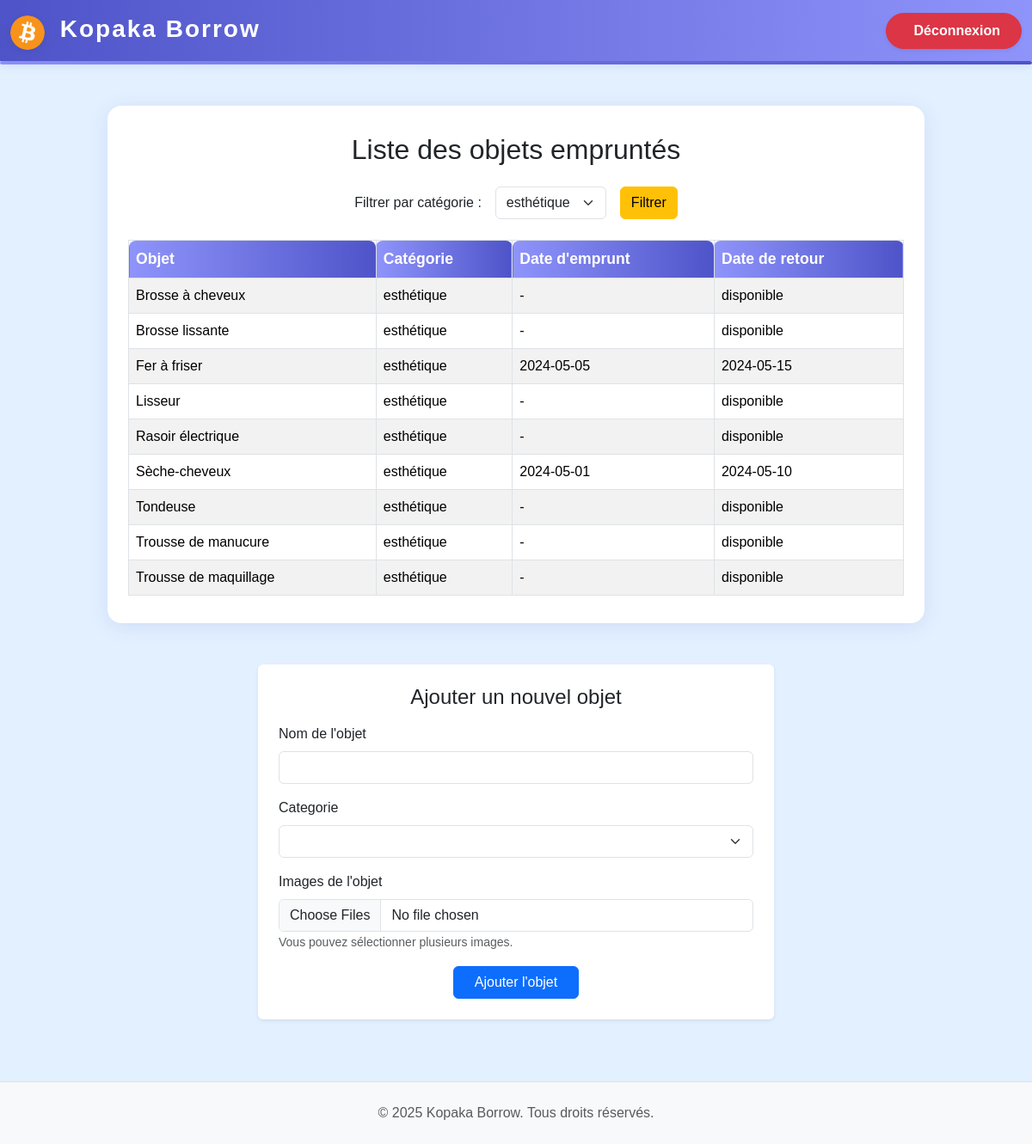
Page /pages/page_sites/home.php?categorie=1 on the committed database.
### tables this page shows
CREATE TABLE EMPRUNTS_objet (
    id_objet INT AUTO_INCREMENT PRIMARY KEY,
    nom_objet VARCHAR(100),
    id_categorie INT,
    id_membre INT,
    FOREIGN KEY (id_categorie) REFERENCES EMPRUNTS_categorie_objet(id_categorie),
    FOREIGN KEY (id_membre) REFERENCES EMPRUNTS_membres(id_membre)
);

CREATE TABLE EMPRUNTS_categorie_objet (
    id_categorie INT AUTO_INCREMENT PRIMARY KEY,
    nom_categorie VARCHAR(100)
);

CREATE TABLE EMPRUNTS_emprunt (
    id_emprunt INT AUTO_INCREMENT PRIMARY KEY,
    id_objet INT,
    id_membre INT,
    date_emprunt DATE,
    date_retour DATE,
    FOREIGN KEY (id_objet) REFERENCES EMPRUNTS_objet(id_objet),
    FOREIGN KEY (id_membre) REFERENCES EMPRUNTS_membres(id_membre)
);

### pages/page_sites/home.php (the view, shortened to what this page needs)
<?php
require_once '../../inc/connexion.php';
require_once '../../inc/functions.php';
$bdd = connectDB();
if (isset($_GET['categorie']) && $_GET['categorie'] != "") {
    $id_categorie = $_GET['categorie'];
} else {
    $id_categorie = null;
}
$categories = array();
$sql_cat = "SELECT id_categorie, nom_categorie FROM EMPRUNTS_categorie_objet";
$res_cat = mysqli_query($bdd, $sql_cat);
if ($res_cat) {
    while ($row = mysqli_fetch_assoc($res_cat)) {
        $categories[] = $row;
    }
}
?>
<!DOCTYPE html>
<html lang="fr">
<head>
    <link rel="stylesheet" href="../../assets/css/bootstrap.min.css">
    <link rel="stylesheet" href="../../assets/css_perso/style_home.css">
</head>
<body>
<?php include '../../inc/header.php'; ?>
<div class="main-content">
    <div style="height: 4px; background: linear-gradient(90deg, #8f94fb 0%, #4e54c8 100%); margin-bottom: 30px; border-radius: 2px;"></div>
    <div class="container mt-5">
        <div class="table-container">
            <h2 class="mb-4 text-center">Liste des objets empruntés</h2>
            <form method="get" action="" class="row g-3 align-items-center mb-4 justify-content-center">
                <div class="col-auto">
                    <label for="categorie" class="col-form-label">Filtrer par catégorie :</label>
                </div>
                <div class="col-auto">
                    <select name="categorie" id="categorie" class="form-select">
                        <?php for ($i = 0; $i < count($categories); $i++) { ?>
                            <option value="<?php echo $categories[$i]['id_categorie']; ?>"<?php if ($id_categorie == $categories[$i]['id_categorie']) { ?> selected<?php } ?>>
                                <?php echo $categories[$i]['nom_categorie']; ?>
                            </option>
                        <?php } ?>
                    </select>
                </div>
                <div class="col-auto">
                    <button type="submit" class="btn btn-warning">Filtrer</button>
                </div>
            </form>
            <div class="table-responsive">
                <table class="table table-bordered table-hover table-striped align-middle">
                    <thead>
                        <tr>
                            <th>Objet</th>
                            <th>Catégorie</th>
                            <th>Date d'emprunt</th>
                            <th>Date de retour</th>
                        </tr>
                    </thead>
                    <tbody>
                        <?php afficher_Tous_Emprunts($bdd, $id_categorie); ?>
                    </tbody>
                </table>
            </div>
        </div>
        <form action="../page_traitements/traitement_ajouter_nouvel_objet.php" method="post" enctype="multipart/form-data" class="mt-5 mb-4 p-4 bg-white rounded shadow-sm" style="max-width: 600px; margin: 0 auto;">
    <h4 class="mb-3 text-center">Ajouter un nouvel objet</h4>
    <div class="mb-3">
        <label for="nom_objet" class="form-label">Nom de l'objet</label>
        <input type="text" class="form-control" id="nom_objet" name="nom_objet" required>
    </div>
    <div class="mb-3">
        <label for="categorie_objet" class="form-label">Categorie</label>
        <select name="categorie_objet" id="categorie_objet" class="form-select" required>
            <?php foreach ($categories as $cat) { ?>
                <option value="<?php echo $cat['id_categorie']; ?>"><?php $cat['nom_categorie']; ?></option>
            <?php } ?>
        </select>
    </div>
    <div class="mb-3">
        <label for="images_objet" class="form-label">Images de l'objet</label>
        <input type="file" class="form-control" id="images_objet" name="images_objet[]" accept="image/*" multiple required>
        <small class="form-text text-muted">Vous pouvez sélectionner plusieurs images.</small>
    </div>
    <div class="text-center">
        <button type="submit" class="btn btn-primary px-4">Ajouter l'objet</button>
    </div>
</form>
    </div>
</div>
<?php include '../../inc/footer.php'; ?>
</body>
</html>

### inc/functions.php (shortened to what this page needs)
<?php
function afficher_Tous_Emprunts($bdd, $id_categorie = null) {
    $sql = "
        SELECT o.nom_objet, c.nom_categorie, e.date_emprunt, e.date_retour
        FROM EMPRUNTS_objet o
        JOIN EMPRUNTS_categorie_objet c ON o.id_categorie = c.id_categorie
        LEFT JOIN EMPRUNTS_emprunt e ON o.id_objet = e.id_objet
    ";
    if ($id_categorie) {
        $sql .= " WHERE o.id_categorie = '" . $id_categorie . "'";
    }
    $sql .= " ORDER BY o.nom_objet ASC";
    $res = mysqli_query($bdd, $sql);
    if ($res && mysqli_num_rows($res) > 0) {
        while ($row = mysqli_fetch_assoc($res)) {
            $date_emprunt = $row['date_emprunt'] ? $row['date_emprunt'] : '-';
            $date_retour = $row['date_retour'] ? $row['date_retour'] : 'disponible';
            echo '<tr>';
            echo '<td>' . $row['nom_objet'] . '</td>';
            echo '<td>' . $row['nom_categorie'] . '</td>';
            echo '<td>' . $date_emprunt . '</td>';
            echo '<td>' . $date_retour . '</td>';
            echo '</tr>';
        }
    } else {
        echo '<tr><td colspan="4">Aucun objet trouvé.</td></tr>';
    }
}

### assets/css_perso/style_home.css (style rules this page uses)
html, body { height: 100%; }
body { min-height: 100vh; display: flex; flex-direction: column; background: #e3f0ff; margin: 0; font-family: Arial, sans-serif; }
.main-content { flex: 1 0 auto; }
.table-container { background: #fff; border-radius: 16px; box-shadow: 0 4px 24px rgba(30,64,175,0.10); padding: 32px 24px; margin: 32px auto; max-width: 950px; }
.table thead th { background: linear-gradient(90deg, #8f94fb 0%, #4e54c8 100%); color: #fff; font-weight: bold; font-size: 1.1rem; border-top-left-radius: 8px; border-top-right-radius: 8px; }
.table { margin-bottom: 0; }

### rows in the picture
emprunts_objet: nom_objet "Brosse à cheveux", id_categorie.nom_categorie "esthétique", date_emprunt "-", date_retour "disponible"
emprunts_objet: nom_objet "Brosse lissante", id_categorie.nom_categorie "esthétique", date_emprunt "-", date_retour "disponible"
emprunts_objet: nom_objet "Fer à friser", id_categorie.nom_categorie "esthétique", emprunts_emprunt.date_emprunt "2024-05-05", emprunts_emprunt.date_retour "2024-05-15"
emprunts_objet: nom_objet "Lisseur", id_categorie.nom_categorie "esthétique", date_emprunt "-", date_retour "disponible"
emprunts_objet: nom_objet "Rasoir électrique", id_categorie.nom_categorie "esthétique", date_emprunt "-", date_retour "disponible"
emprunts_objet: nom_objet "Sèche-cheveux", id_categorie.nom_categorie "esthétique", emprunts_emprunt.date_emprunt "2024-05-01", emprunts_emprunt.date_retour "2024-05-10"
emprunts_objet: nom_objet "Tondeuse", id_categorie.nom_categorie "esthétique", date_emprunt "-", date_retour "disponible"
emprunts_objet: nom_objet "Trousse de manucure", id_categorie.nom_categorie "esthétique", date_emprunt "-", date_retour "disponible"
emprunts_objet: nom_objet "Trousse de maquillage", id_categorie.nom_categorie "esthétique", date_emprunt "-", date_retour "disponible"

### other values in the picture
form field categorie "esthétique"
